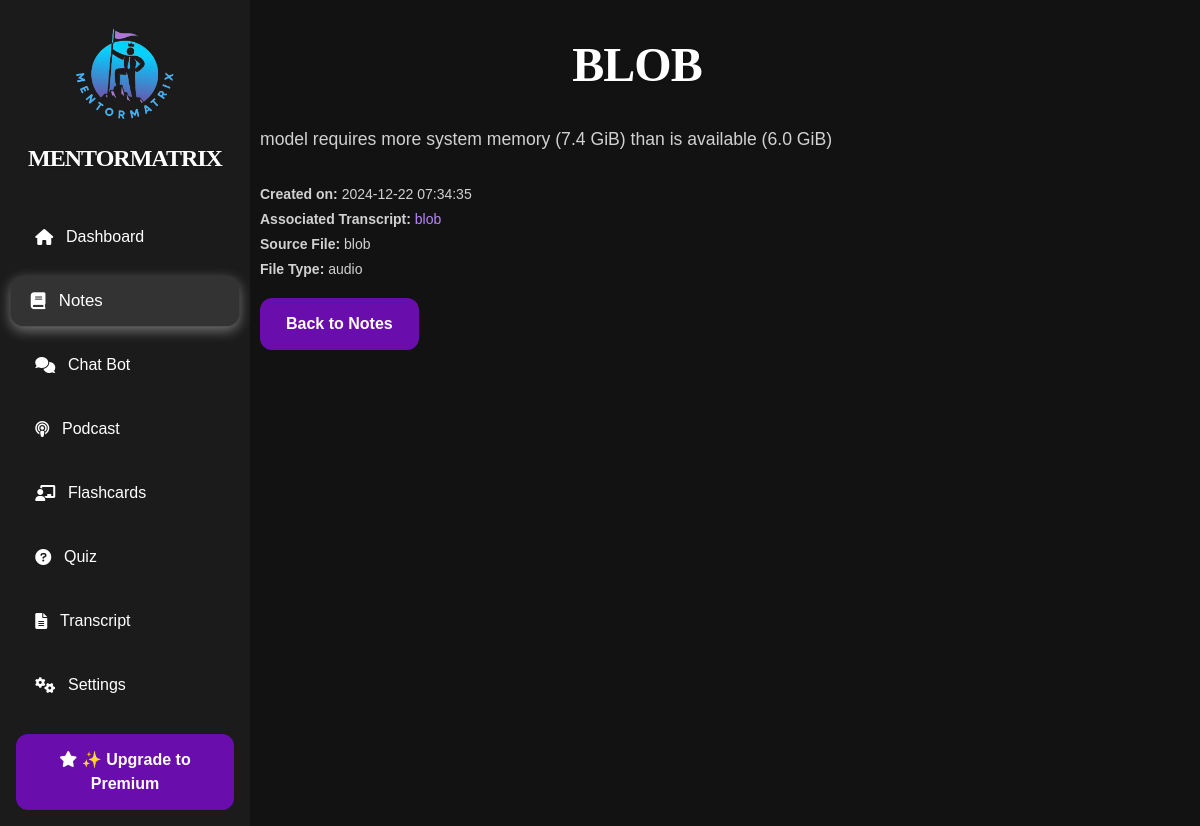
/notes/4, run on the app's committed database.
### tables this page shows
CREATE TABLE notes (
                    id INTEGER PRIMARY KEY AUTOINCREMENT,
                    transcript_id INTEGER,
                    title TEXT NOT NULL,
                    content TEXT NOT NULL,
                    created_at DATETIME DEFAULT CURRENT_TIMESTAMP,
                    updated_at DATETIME DEFAULT CURRENT_TIMESTAMP,
                    FOREIGN KEY (transcript_id) REFERENCES transcripts(id) ON DELETE CASCADE);

CREATE TABLE transcripts (
                    id INTEGER PRIMARY KEY AUTOINCREMENT,
                    title TEXT NOT NULL,
                    content TEXT NOT NULL,
                    created_at DATETIME DEFAULT CURRENT_TIMESTAMP,
                    updated_at DATETIME DEFAULT CURRENT_TIMESTAMP);

CREATE TABLE files (
                    id INTEGER PRIMARY KEY AUTOINCREMENT,
                    transcript_id INTEGER NOT NULL,
                    file_type TEXT CHECK(file_type IN ('audio', 'youtube', 'pdf')) NOT NULL,
                    name TEXT NOT NULL,
                    metadata TEXT,
                    uploaded_at DATETIME DEFAULT CURRENT_TIMESTAMP,
                    FOREIGN KEY (transcript_id) REFERENCES transcripts(id) ON DELETE CASCADE);

### routes/notes.py (the view)
@notes_blueprint.route('/notes/<int:note_id>')
def view_note(note_id):
    result = db.execute('''
        SELECT
            notes.title AS note_title,
            notes.content AS note_content,
            notes.created_at,
            files.name AS file_name,
            files.file_type,
            files.metadata,
            transcripts.title AS transcript_title
        FROM notes
        LEFT JOIN files ON notes.transcript_id = files.transcript_id
        LEFT JOIN transcripts ON notes.transcript_id = transcripts.id
        WHERE notes.id = ?
    ''', note_id)
    note = result[0] if result else None
    if not note:
        flash("Note not found.", "error")
        return redirect(url_for('notes.notes'))
    note['note_content'] = markdown.markdown(note['note_content'])
    return render_template('view_note.html', current_route='notes', note=note)

### templates/view_note.html (shortened to what this page needs)
{% extends "layout.html" %}
{% block other_head_stuff %}
    <link rel="stylesheet" href="{{ url_for('static', filename='css/view_note.css') }}">
{% endblock %}
{% block content %}
<div class="container">
    <div class="main-content">
        <h1>{{ note.note_title }}</h1>
        <div id="note">{{ note.note_content | safe }}</div>
        <p id="note_created_at"><strong>Created on:</strong> {{ note.created_at }}</p>
        {% if note.transcript_title %}
            <p id="note_transcript"><strong>Associated Transcript:</strong>
            <a href="{{ url_for('dashboard.dashboard') }}">{{ note.transcript_title }}</a></p>
        {% endif %}
        {% if note.file_name %}
            <p id="note_source_file"><strong>Source File:</strong> {{ note.file_name }}</p>
            {% if note.file_type %}
                <p id="notes_file_type"><strong>File Type:</strong> {{ note.file_type }}</p>
            {% endif %}
        {% endif %}
        <a href="{{ url_for('notes.notes') }}" class="premium-button">Back to Notes</a>
    </div>
</div>
{% endblock %}

### static/css/base.css (style rules this page uses)
* { margin: 0; padding: 0; box-sizing: border-box; }
:root { --font-family: 'Arial', sans-serif; --background-color: #121212; --text-color: #e0e0e0; --primary-purple: #6a0dad; --hover-purple: #5c0ab8; --active-purple: #4b0997; --hover-bg-color: #333333; --active-bg-color: #333333; --white: #ffffff; --soft-text-shadow: 0 1px 3px rgba(0, 0, 0, 0.2); }
body { font-family: var(--font-family); background-color: var(--background-color); color: var(--text-color); }
.container { display: flex; min-height: 100vh; }
.premium-button { background-color: var(--primary-purple);; color: var(--white); font-size: 1rem; font-weight: 600; padding: 0.75rem 1.5rem; text-align: center; border-radius: 12px; border: 2px solid #6a0dad; cursor: pointer; margin-top: 1rem; display: inline-block; transition: all 0.3s ease-in-out; }
button, .premium-button { transition: all 0.3s ease; }
h1, h2, h3 { color: #ffffff; font-weight: 600; letter-spacing: -0.5px; text-transform: uppercase; font-family: montserrat, serif; line-height: 1.2; }
h1, h2, h3 { text-shadow: var(--soft-text-shadow); }
h1 { font-size: 3rem; letter-spacing: -1px; }
p { color: #d1d1d1; font-family: 'Century Gothic', sans-serif; line-height: 1.8; font-size: 1.1rem; margin-bottom: 1.5em; }
.main-content { flex-grow: 1; padding: 2rem; position: relative; }
a { color: #bb86fc; text-decoration: none; font-weight: 500; transition: color 0.3s ease-in-out, text-decoration 0.3s ease-in-out; }

### static/css/view_note.css (style rules this page uses)
h1 { text-align: center; margin: 10px 30px 30px; align-self: center; }
#note { font-size: 1.25rem; }
#note_transcript, #note_source_file, #notes_file_type, #note_created_at { font-size: 0.875rem; margin-bottom: 0; }
.main-content { padding: 5px; }

### data on the page
notes: note_title "BLOB", note_content "model requires more system memory (7.4 GiB) than is available (6.0 GiB)", created_at "2024-12-22 07:34:35"
transcripts: transcript_title "blob"
files: file_name "blob", file_type "audio"
